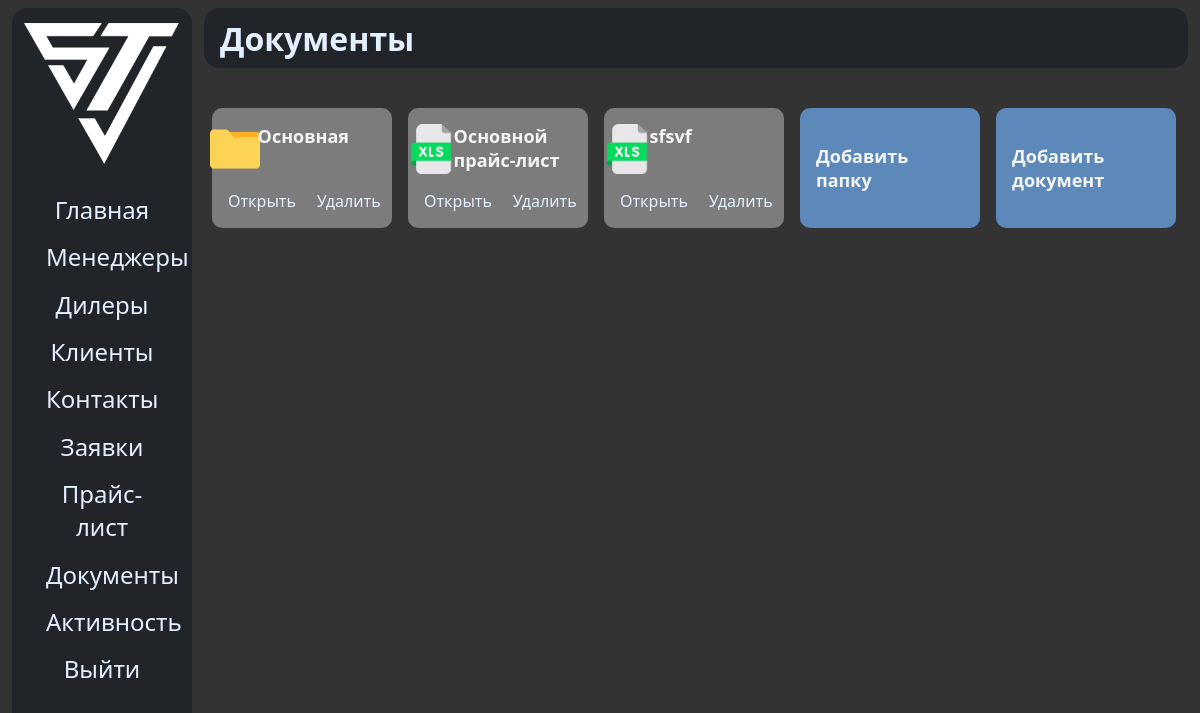
/files (signed in), run on an earlier commit of the app's database.
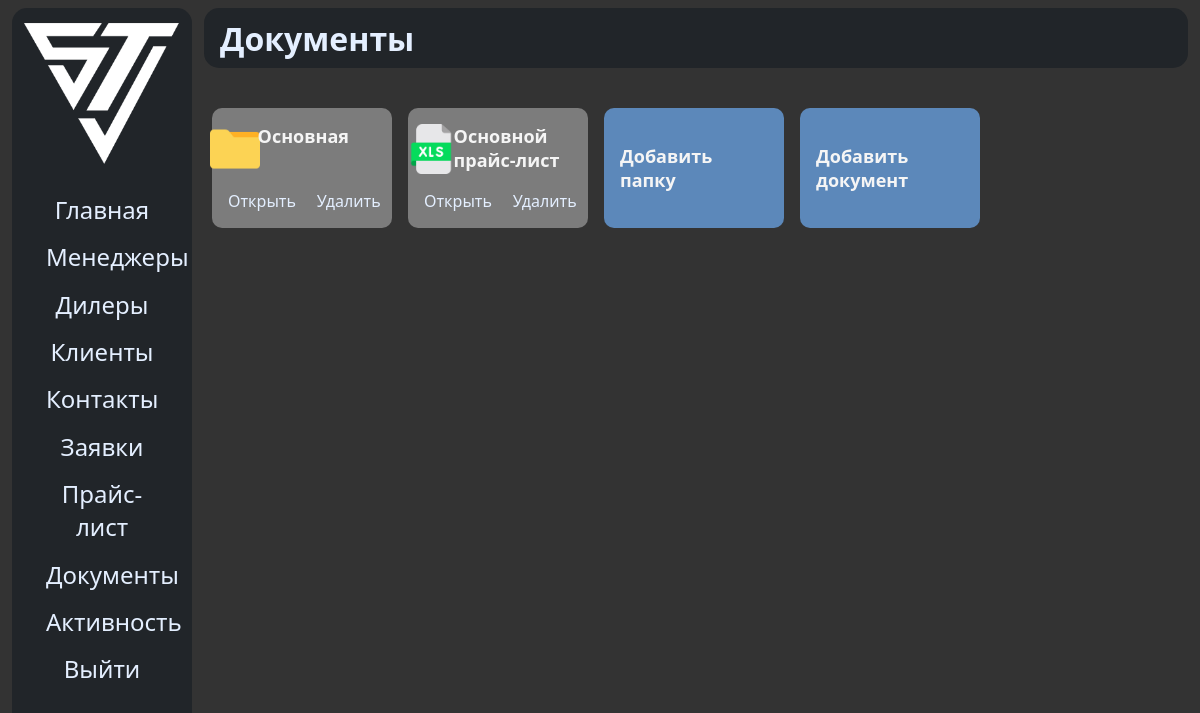
And on a later commit of the database.
### sinotruk/models.py (models this page shows)
class Folder(models.Model):
	parent_folder = models.ForeignKey('Folder', on_delete=models.CASCADE, related_name='folder_parent_folder', default=None, null=True, blank=True)
	name = models.CharField(verbose_name="Папка", max_length=150, unique=True)
	class Meta:
		verbose_name = 'Папка'
		verbose_name_plural = 'Папки'

class Document(models.Model):
	title = models.CharField(verbose_name='Название', max_length=150, default=None)
	document = models.FileField(upload_to='documents', verbose_name='Файл')
	owner = models.CharField(verbose_name='Владелец', max_length=150, null=True, default=None, blank=True)
	last_modified = models.DateTimeField(auto_now=True)
	file_type = models.CharField(max_length=10, null=True, default=None, verbose_name='Тип документа')
	folder = models.ForeignKey(Folder, verbose_name='Папка', null=True, default=None, on_delete=models.CASCADE)
	class Meta:
		verbose_name = 'Документ'
		verbose_name_plural = 'Документы'

### sinotruk/views.py (the view)
# urls.py: path('files', files),
def files(request):
	folders = Folder.objects.filter(parent_folder=None)
	files_ = Document.objects.filter(folder=None)
	staff = request.user.role in ['ADMIN', 'MANAGER', 'SUPERMANAGER']
	return render(request, 'main/files.html', {
		'files': files_,
		'folders': folders,
		'files_count': files_.count(),
		'folders_count': folders.count(),
		'staff': staff
	})

### templates/main/files.html (shortened to what this page needs)
{% extends 'main/base.html' %}
{% load static %}
{% block navbar %}
    <h1>Документы</h1>
{% endblock %}
{% block content %}
    <div class="files-block">
        {% if folders_count > 0 %}
            {% for folder in folders %}
                <div class="doc">
                    <div class="doc-image">
                        <img src="{% static 'imgs/folder.png' %}" alt="">
                    </div>
                    <div class="doc-title">
                        {{ folder.name }}
                    </div>
                    <a href="/folders/{{ folder.id }}">Открыть</a>
                    <a class="rlink" href="/folders/{{ folder.id }}/delete">Удалить</a>
                </div>
            {% endfor %}
        {% endif %}
        {% if files_count > 0 %}
            {% for doc in files %}
                <div class="doc">
                    <div class="doc-image">
                        {% if doc.file_type == 'xlsx' %}
                            <img src="{% static 'imgs/xlsx.png' %}" alt="">
                        {% endif %}
                    </div>
                    <div class="doc-title">
                        {{ doc.title }}
                    </div>
                    <a target="_blank" href="/files/{{ doc.id }}">Открыть</a>
                    <a class="rlink" href="/files/{{ doc.id }}/delete">Удалить</a>
                </div>
            {% endfor %}
        {% endif %}
        {% if staff %}
            <a class="doc-additional" href="/folders/add">
                <div class="doc-title">
                    Добавить папку
                </div>
            </a>
            <a class="doc-additional" href="/files/add">
                <div class="doc-title">
                    Добавить документ
                </div>
            </a>
        {% endif %}
    </div>
{% endblock %}

What changed in the data, as far as the page shows it:
removed Document: title "sfsvf"
